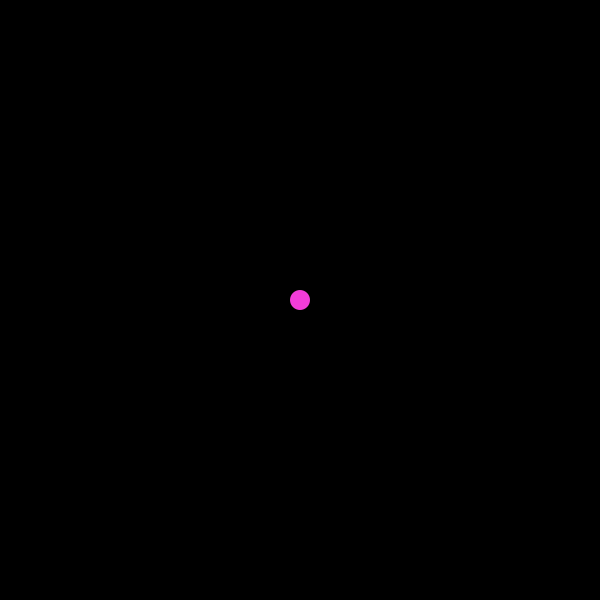
Frame 1 (no input)
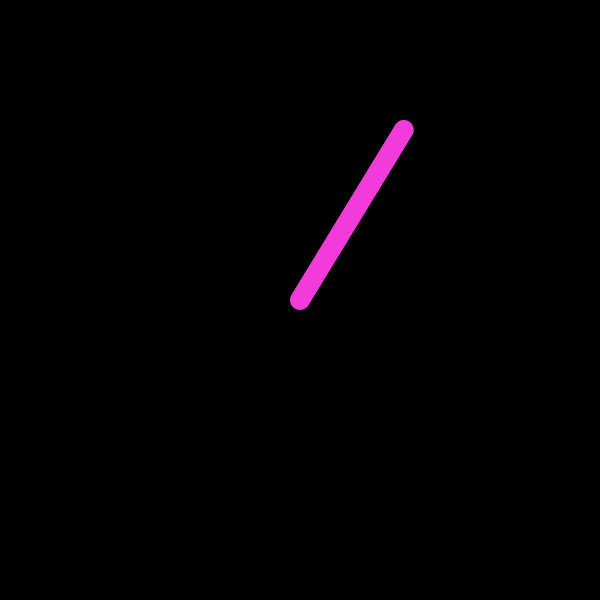
Frame 60 (the mouse pressed at the canvas centre just before this capture)
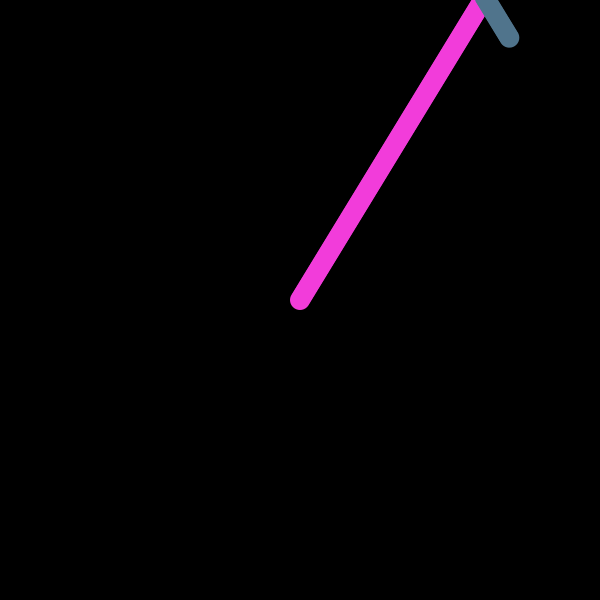
Frame 120 (the mouse held since frame 60 and released just before this capture)

The Processing sketch that drew these frames (run headless with seeded random() and noise(); from frame 60 on, the mouse is pressed at the canvas centre):

// Processing sketch: processingCreativityExample
// ── processingCreativityExample.pde
float maxVelocity = 6;
float x = 300, y = 300, xSpeed = random(-maxVelocity, maxVelocity), ySpeed = random(-maxVelocity, maxVelocity);
color c = color(random(0, 255), random(0, 255), random(0, 255));

void setup() {
  size(600, 600);
  noStroke();
  background(0);
}

void draw() {
  //background(0);
  fill(c);
  ellipse(x, y, 20, 20);
  x += xSpeed;
  y += ySpeed;
  if (x >= width || x <= 0) {
    xSpeed = -xSpeed;
    c = color(random(0, 255), random(0, 255), random(0, 255));
  }
  if (y >= height || y <= 0) {
    ySpeed = -ySpeed;
    c = color(random(0, 255), random(0, 255), random(0, 255));
  }
}

void keyPressed() {
  if (key == 'r') {
    background(0);
    x = random(1, height - 1);
    y = random(1, height - 1);
    xSpeed = random(-maxVelocity, maxVelocity);
    ySpeed = random(-maxVelocity, maxVelocity);
    c = color(random(0, 255), random(0, 255), random(0, 255));
  }
}
